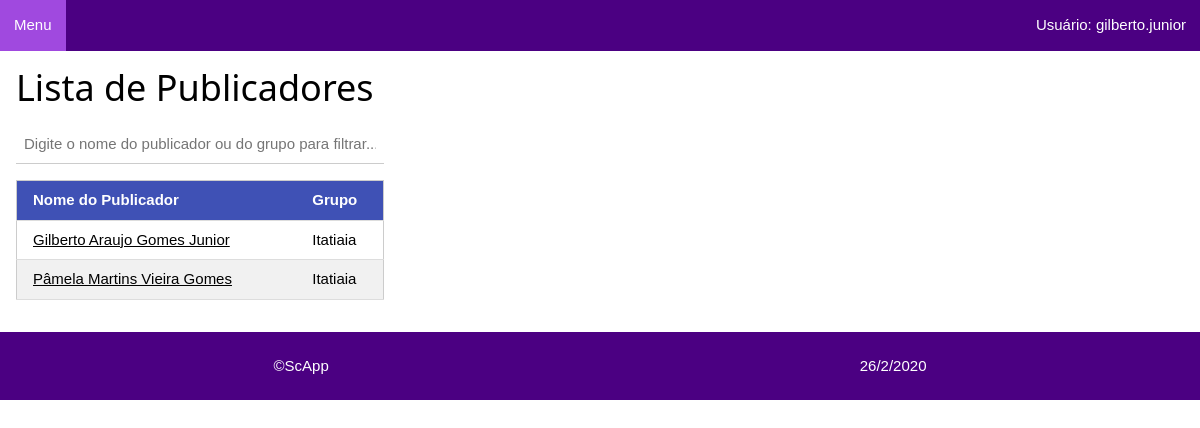
Page /publicadores/publicadores (signed in) on the earlier database version.
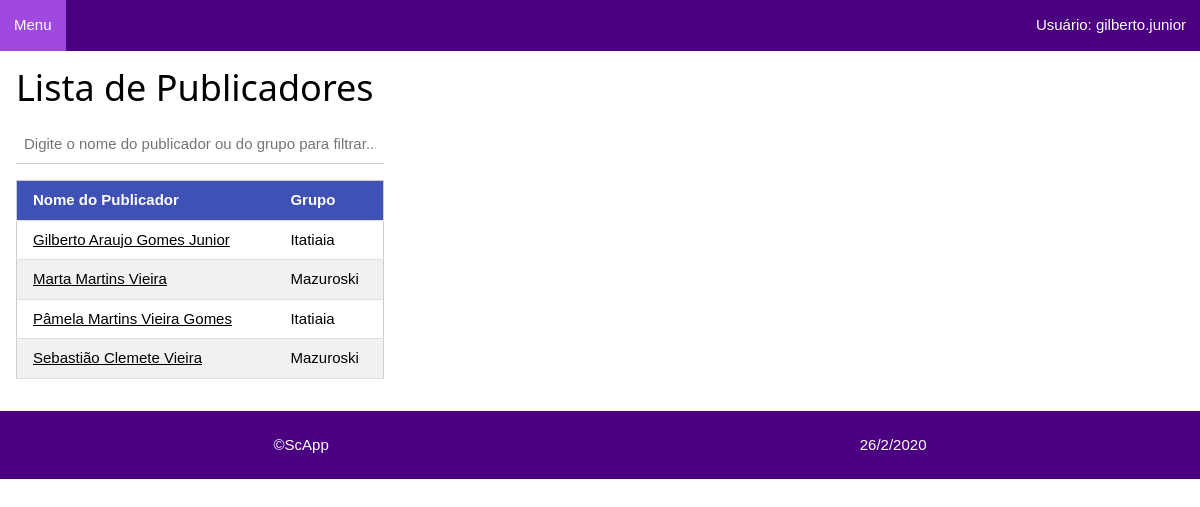
Same page on the later database version.
### publicadores/models.py (models this page shows, shortened)
class Publicador(models.Model):
    id_publicador = models.UUIDField(primary_key=True, default=uuid.uuid4)
    nome_publicador = models.CharField(verbose_name='Nome do Publicador', max_length=60)
    GENERO = (
        ('F', 'Feminino'), ('M', 'Masculino')
    )
    genero = models.CharField(verbose_name='Genero', max_length=2, choices=GENERO, default='M')
    data_nascimento = models.DateField(verbose_name='Data de Nascimento', blank=True, null=True)
    ESPERANCA = (
        ('OO', 'Outras Ovelhas'), ('UG', 'Ungido')
    )
    esperanca_pub = models.CharField(verbose_name='Esperança', max_length=2, choices=ESPERANCA, default='OO')
    data_batismo = models.DateField(verbose_name='Data de Batismo', blank=True, null=True)
    ATUACAO = (
        ('Pb', 'Publicador'), ('Pa', 'Pioneiro Auxiliar'), ('Pr', 'Pioneiro Regular'), ('Pes', 'Pioneiro Especial')
    )
    atuacao_pub = models.CharField(verbose_name='Atuação', max_length=3, choices=ATUACAO)
    PRIVILEGIO = (
        ('Sm', 'Servo Ministerial'), ('Ac', 'Ancião')
    )
    privilegio_pub = models.CharField(verbose_name='Privilégio', max_length=2, choices=PRIVILEGIO, blank=True, null=True)
    grupo_pub = models.ForeignKey('Grupo', verbose_name='Grupo Publicador', on_delete=models.DO_NOTHING)
    tel_fixo = models.CharField(verbose_name='Telefone Fixo', max_length=25, blank=True, null=True)
    tel_celular = models.CharField(verbose_name='Telefone Celular', max_length=25, blank=True, null=True)
    endereco_pub = models.TextField(verbose_name='Endereço', max_length=200, blank=True, null=True)
    def get_absolute_url(self):
        return reverse('publicador-detail', args=[str(self.id_publicador)])
    class Meta:
        ordering = ['nome_publicador', 'grupo_pub']

class Grupo(models.Model):
    id_grupo = models.UUIDField(primary_key=True, default=uuid.uuid4)
    nome_grupo = models.CharField(verbose_name='Nome do Grupo', max_length=60)
    dirigente = models.CharField(verbose_name='Dirigente do Gurpo', max_length=60)
    local_grupo = models.CharField(verbose_name='Local do Grupo', max_length=80)
    endereco_grupo = models.TextField(verbose_name='Endereço Grupo', max_length=200, blank=True, null=True)
    DIA_SEMANA = (
        (1, 'Domingo'), (2, 'Segunda'), (3, 'Terça'), (4, 'Quarta'), (5, 'Quinta'), (6, 'Sexta'), (7, 'Sábado')
    )
    dia_saida = models.IntegerField(verbose_name='Dia da Saída', choices=DIA_SEMANA, default=1, blank=True, null=True)
    horario = models.TimeField(verbose_name='Horário da Saída', blank=True, null=True)
    obs = models.TextField(verbose_name='Observação', max_length=200, blank=True, null=True)
    def __str__(self):
        return self.nome_grupo
    class Meta:
        ordering = ['nome_grupo']

### publicadores/views.py (the view)
# urls.py: path('publicadores', views.PublicadoresListView.as_view(), name='publicadores'),
class PublicadoresListView(LoginRequiredMixin, generic.ListView):
    model = Publicador
    def get_context_data(self, *, object_list=None, **kwargs):
        context = super(PublicadoresListView, self).get_context_data(**kwargs)
        context['titulo'] = 'Lista de Publicadores'
        return context

### publicadores/templates/publicadores/publicador_list.html
{% extends "layout.html" %}
{% block content %}
<div class="w3-container desktop">
    <h1>Lista de Publicadores</h1>
    {% if publicador_list %}
    <div class="w3-responsive">
        <input oninput="w3.filterHTML('#tblPub', '.item', this.value)" class="w3-input" placeholder="Digite o nome do publicador ou do grupo para filtrar..." style="margin-bottom: 16px;">
        <table id="tblPub" class="w3-table-all w3-hoverable">
            <thead>
                <tr class="w3-indigo">
                    <th class="tabela" onclick="w3.sortHTML('#tblPub', '.item', 'td:nth-child(1)')">Nome do Publicador
                    </th>
                    <th class="tabela" onclick="w3.sortHTML('#tblPub', '.item', 'td:nth-child(2)')">Grupo</th>
                </tr>
            </thead>
            <tbody>
                {% for publicador in publicador_list %}
                <tr class="item">
                    <td><a href="{{ publicador.get_absolute_url }}">{{ publicador.nome_publicador }}</a></td>
                    <td>{{ publicador.grupo_pub }}</td>
                </tr>
                {% endfor %}
            </tbody>
        </table>
    </div>
    {% else %}
    <p>Não há publicadores cadastrados para listar...</p>
    {% endif %}
</div>
{% endblock %}

### publicadores/templates/layout.html (shortened to what this page needs)
<!DOCTYPE html>
<html lang="pt-br">
<head>
    {% load static %}
    <link rel="stylesheet" href="{% static 'css/w3.css' %}">
    <link rel="stylesheet" href="{% static 'css/site.css' %}">
</head>
<body>
    <ul class="menu_nav">
        <li><a href="{% url 'index' %}">Menu</a></li>
        <li style="float: right;"><a>Usuário: {{ user.get_username }}</a></li>
    </ul>
    {% block content %}{% endblock %}
    <footer class="rodape">
        <p>&copy;ScApp</p>
        <p id="data-atual"></p>
    </footer>
</body>
</html>

### publicadores/static/css/w3.css (style rules this page uses)
*,*:before,*:after { box-sizing:inherit }
html { -ms-text-size-adjust:100%;-webkit-text-size-adjust:100% }
body { margin:0 }
article,aside,details,figcaption,figure,footer,header,main,menu,nav,section { display:block }
a { background-color:transparent }
button,input,select,textarea,optgroup { font:inherit;margin:0 }
button,input { overflow:visible }
html,body { font-family:Verdana,sans-serif;font-size:15px;line-height:1.5 }
html { overflow-x:hidden }
h1 { font-size:36px }
h1,h2,h3,h4,h5,h6 { font-family:"Segoe UI",Arial,sans-serif;font-weight:400;margin:10px 0 }
a { color:inherit }
.w3-table,.w3-table-all { border-collapse:collapse;border-spacing:0;width:100%;display:table }
.w3-table-all { border:1px solid #ccc }
.w3-bordered tr,.w3-table-all tr { border-bottom:1px solid #ddd }
.w3-table-all tr:nth-child(odd) { background-color:#fff }
.w3-table-all tr:nth-child(even) { background-color:#f1f1f1 }
.w3-table td,.w3-table th,.w3-table-all td,.w3-table-all th { padding:8px 8px;display:table-cell;text-align:left;vertical-align:top }
.w3-table th:first-child,.w3-table td:first-child,.w3-table-all th:first-child,.w3-table-all td:first-child { padding-left:16px }
.w3-input { padding:8px;display:block;border:none;border-bottom:1px solid #ccc;width:100% }
.w3-responsive { display:block;overflow-x:auto }
.w3-container:after,.w3-container:before,.w3-panel:after,.w3-panel:before,.w3-row:after,.w3-row:before,.w3-row-padding:after,.w3-row-padding:before, .w3-cell-row:before,.w3-cell-row:after,.w3-clear:after,.w3-clear:before,.w3-bar:before,.w3-bar:after { content:"";display:table;clear:both }
.w3-container,.w3-panel { padding:0.01em 16px }
.w3-indigo,.w3-hover-indigo:hover { color:#fff!important;background-color:#3f51b5!important }

### publicadores/static/css/site.css (style rules this page uses)
* { box-sizing: border-box; }
.menu_nav { list-style-type: none; margin: 0; padding: 0; overflow: hidden; background-color: indigo; }
.menu_nav li { float: left; }
.menu_nav a { display: block; color: white; text-align: center; padding: 14px 14px; text-decoration: none; }
.rodape { display: flex; flex-direction: row; flex-wrap: wrap; justify-content: space-around; background-color: indigo; color: white; margin-top: 32px; padding: 8px; }
.tabela { cursor: pointer; }
@media only screen and (min-width: 1024px) { .desktop { max-width: 33.33%; } }

Differences in the rows shown:
added Publicador: nome_publicador "Marta Martins Vieira", grupo_pub "Mazuroski"
added Publicador: nome_publicador "Sebastião Clemete Vieira", grupo_pub "Mazuroski"
